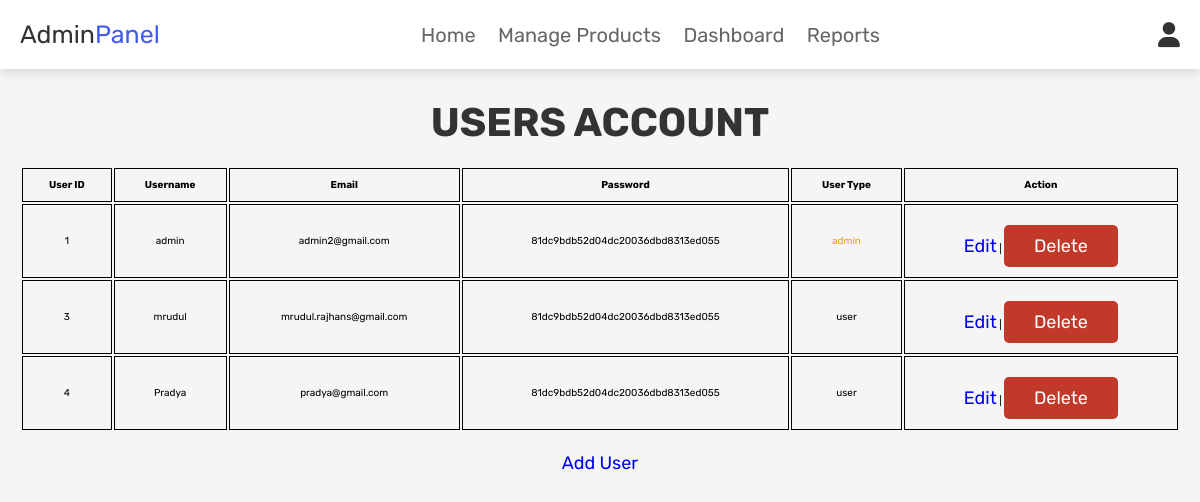
/admin_users.php (signed in), run on the app's committed database.
### tables this page shows
CREATE TABLE `users` (
  `id` int(100) NOT NULL,
  `name` varchar(100) NOT NULL,
  `email` varchar(100) NOT NULL,
  `age` int(11) NOT NULL,
  `password` varchar(100) NOT NULL,
  `user_type` varchar(20) NOT NULL DEFAULT 'user',
  `bdate` date DEFAULT NULL,
  `address` varchar(255) DEFAULT NULL,
  `mobile` varchar(20) DEFAULT NULL
);

### admin_users.php (the view, shortened to what this page needs)
<?php
@include 'database.php';
?>
<!DOCTYPE html>
<html lang="en">
<head>
   <link rel="stylesheet" href="https://cdnjs.cloudflare.com/ajax/libs/font-awesome/6.0.0/css/all.min.css">
   <link rel="stylesheet" href="css/admin_style.css">
</head>
<body>
<?php @include 'admin_header.php'; ?>
<section class="users">
   <h1 class="title">Users Account</h1>
   <div class="table-container">
      <table class="user-table">
         <thead>
            <tr>
               <th>User ID</th>
               <th>Username</th>
               <th>Email</th>
               <th>Password</th>
               <th>User Type</th>
               <th>Action</th>
            </tr>
         </thead>
         <tbody>
            <?php
               $select_users = mysqli_query($conn, "SELECT * FROM `users`") or die('query failed');
               if(mysqli_num_rows($select_users) > 0){
                  while($fetch_users = mysqli_fetch_assoc($select_users)){
            ?>
            <tr>
               <td><?php echo $fetch_users['id']; ?></td>
               <td><?php echo $fetch_users['name']; ?></td>
               <td><?php echo $fetch_users['email']; ?></td>
               <td><?php echo $fetch_users['password']; ?></td>
               <td style="color:<?php if($fetch_users['user_type'] == 'admin'){ echo 'var(--orange)'; }; ?>"><?php echo $fetch_users['user_type']; ?></td>
               <td><a href="edit_user.php?id=<?php echo $fetch_users['id']; ?>" class="edit-btn">Edit</a> | <a href="admin_users.php?delete=<?php echo $fetch_users['id']; ?>" onclick="return confirm('Delete this user?');" class="delete-btn">Delete</a></td>
            </tr>
            <?php
                  }
               }
            ?>
         </tbody>
      </table>
   </div>
   <div style="margin-top: 20px; text-align: center;">
      <a href="registration.php" class="edit-btn">Add User</a>
   </div>
</section>
</body>
</html>

### css/admin_style.css (style rules this page uses)
:root { --blue:#435ce8; --red:#c0392b; --orange:#f39c12; --black:#333; --white:#fff; --light-color:#666; --light-white:#ccc; --light-bg:#f5f5f5; --border:.2rem solid var(--black); --box-shadow:0 .5rem 1rem rgba(0,0,0,.1); }
* { font-family: 'Rubik', sans-serif; margin:0; padding:0; box-sizing: border-box; outline: none; border:none; text-decoration: none; transition:all .2s linear; }
html { font-size: 62.5%; overflow-x: hidden; scroll-behavior: smooth; scroll-padding-top: 6.5rem; }
body { background: var(--light-bg); }
section { padding:3rem 2rem; }
.title { text-align: center; margin-bottom: 2rem; color:var(--black); text-transform: uppercase; font-size: 4rem; }
.btn, .delete-btn, .option-btn { display: inline-block; border-radius: .5rem; margin-top: 1rem; font-size: 1.8rem; color:var(--white); cursor: pointer; padding:1rem 3rem; text-transform: capitalize; }
.delete-btn { background-color: var(--red); }

### admin_users.php (style rules this page uses)
.edit-btn { font-size: 18px; }
table { width: 100%; }
table tr th, table tr td { padding: 10px; text-align: center; border-collapse: collapse; border: 1px solid black; }

### data on the page
users: id "1", name "admin", email "admin2@gmail.com", password "81dc9bdb52d04dc20036dbd8313ed055", user_type "admin"
users: id "3", name "mrudul", email "mrudul.rajhans@gmail.com", password "81dc9bdb52d04dc20036dbd8313ed055", user_type "user"
users: id "4", name "Pradya", email "pradya@gmail.com", password "81dc9bdb52d04dc20036dbd8313ed055", user_type "user"
